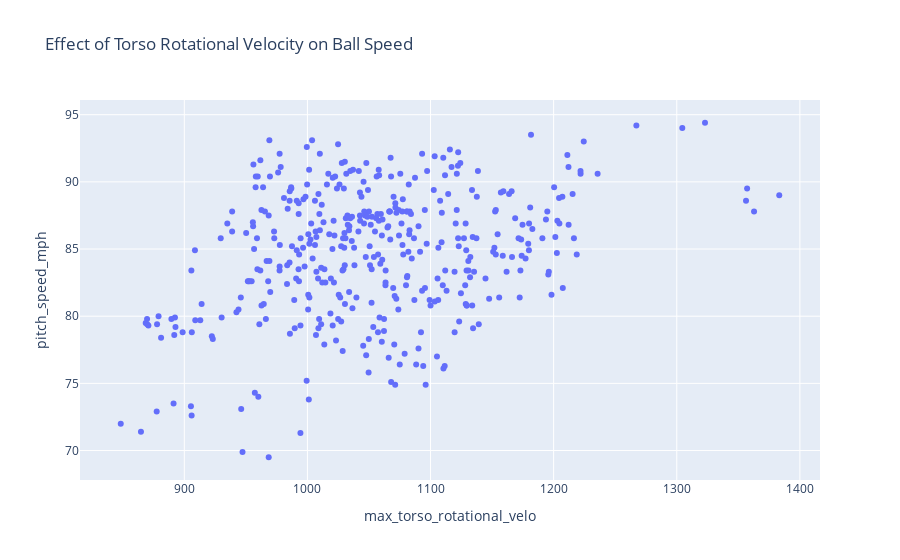

Write notebook code for a chart like this one.
### Code cell
fig.show()

### Figure 1 — Plotly figure (JSON) as saved in the notebook; plotly's stock layout.template omitted (floating-point values rounded to 4 significant figures; data arrays with more than 128 entries replaced by an {"elided": "..."} marker saying what was removed)
{"data": [{"hovertemplate": "max_torso_rotational_velo=%{x}<br>pitch_speed_mph=%{y}<extra></extra>", "legendgroup": "", "marker": {"color": "#636efa", "symbol": "circle"}, "mode": "markers", "name": "", "orientation": "v", "showlegend": false, "type": "scatter", "x": {"elided": "411 float values"}, "xaxis": "x", "y": {"elided": "411 float values"}, "yaxis": "y"}], "layout": {"autosize": true, "legend": {"tracegroupgap": 0}, "title": {"text": "Effect of Torso Rotational Velocity on Ball Speed"}, "xaxis": {"anchor": "y", "autorange": true, "domain": [0, 1], "range": [816.1, 1416.0], "title": {"text": "max_torso_rotational_velo"}, "type": "linear"}, "yaxis": {"anchor": "x", "autorange": true, "domain": [0, 1], "range": [67.45, 96.45], "title": {"text": "pitch_speed_mph"}, "type": "linear"}}}
